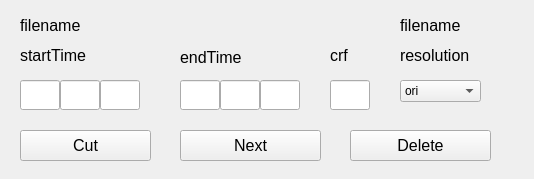
<?xml version="1.0" encoding="UTF-8"?>
<ui version="4.0">
 <class>setTime_win</class>
 <widget class="QWidget" name="setTime_win">
  <property name="geometry">
   <rect>
    <x>0</x>
    <y>0</y>
    <width>534</width>
    <height>179</height>
   </rect>
  </property>
  <property name="windowTitle">
   <string>setTime</string>
  </property>
  <widget class="QLabel" name="label_movName">
   <property name="geometry">
    <rect>
     <x>20</x>
     <y>10</y>
     <width>331</width>
     <height>30</height>
    </rect>
   </property>
   <property name="font">
    <font>
     <pointsize>12</pointsize>
     <weight>50</weight>
     <bold>false</bold>
    </font>
   </property>
   <property name="text">
    <string>filename</string>
   </property>
  </widget>
  <widget class="QLineEdit" name="lineEdit_st1">
   <property name="geometry">
    <rect>
     <x>20</x>
     <y>80</y>
     <width>40</width>
     <height>30</height>
    </rect>
   </property>
   <property name="font">
    <font>
     <pointsize>12</pointsize>
     <weight>50</weight>
     <bold>false</bold>
    </font>
   </property>
   <property name="maxLength">
    <number>600</number>
   </property>
  </widget>
  <widget class="QLineEdit" name="lineEdit_st2">
   <property name="geometry">
    <rect>
     <x>60</x>
     <y>80</y>
     <width>40</width>
     <height>30</height>
    </rect>
   </property>
   <property name="font">
    <font>
     <pointsize>12</pointsize>
     <weight>50</weight>
     <bold>false</bold>
    </font>
   </property>
   <property name="maxLength">
    <number>600</number>
   </property>
  </widget>
  <widget class="QLineEdit" name="lineEdit_st3">
   <property name="geometry">
    <rect>
     <x>100</x>
     <y>80</y>
     <width>40</width>
     <height>30</height>
    </rect>
   </property>
   <property name="font">
    <font>
     <pointsize>12</pointsize>
     <weight>50</weight>
     <bold>false</bold>
    </font>
   </property>
   <property name="maxLength">
    <number>600</number>
   </property>
  </widget>
  <widget class="QLineEdit" name="lineEdit_et3">
   <property name="geometry">
    <rect>
     <x>260</x>
     <y>80</y>
     <width>40</width>
     <height>30</height>
    </rect>
   </property>
   <property name="font">
    <font>
     <pointsize>12</pointsize>
     <weight>50</weight>
     <bold>false</bold>
    </font>
   </property>
   <property name="maxLength">
    <number>600</number>
   </property>
  </widget>
  <widget class="QLineEdit" name="lineEdit_et2">
   <property name="geometry">
    <rect>
     <x>220</x>
     <y>80</y>
     <width>40</width>
     <height>30</height>
    </rect>
   </property>
   <property name="font">
    <font>
     <pointsize>12</pointsize>
     <weight>50</weight>
     <bold>false</bold>
    </font>
   </property>
   <property name="maxLength">
    <number>600</number>
   </property>
  </widget>
  <widget class="QLineEdit" name="lineEdit_et1">
   <property name="geometry">
    <rect>
     <x>180</x>
     <y>80</y>
     <width>40</width>
     <height>30</height>
    </rect>
   </property>
   <property name="font">
    <font>
     <pointsize>12</pointsize>
     <weight>50</weight>
     <bold>false</bold>
    </font>
   </property>
   <property name="maxLength">
    <number>600</number>
   </property>
  </widget>
  <widget class="QPushButton" name="pushButton_cutVideo">
   <property name="geometry">
    <rect>
     <x>20</x>
     <y>130</y>
     <width>131</width>
     <height>31</height>
    </rect>
   </property>
   <property name="font">
    <font>
     <pointsize>12</pointsize>
     <weight>50</weight>
     <bold>false</bold>
    </font>
   </property>
   <property name="text">
    <string>Cut</string>
   </property>
  </widget>
  <widget class="QPushButton" name="pushButton_nextVideo">
   <property name="geometry">
    <rect>
     <x>180</x>
     <y>130</y>
     <width>141</width>
     <height>31</height>
    </rect>
   </property>
   <property name="font">
    <font>
     <pointsize>12</pointsize>
     <weight>50</weight>
     <bold>false</bold>
    </font>
   </property>
   <property name="text">
    <string>Next</string>
   </property>
  </widget>
  <widget class="QLabel" name="label_movName_2">
   <property name="geometry">
    <rect>
     <x>20</x>
     <y>40</y>
     <width>81</width>
     <height>30</height>
    </rect>
   </property>
   <property name="font">
    <font>
     <pointsize>12</pointsize>
     <weight>50</weight>
     <bold>false</bold>
    </font>
   </property>
   <property name="text">
    <string>startTime</string>
   </property>
  </widget>
  <widget class="QLabel" name="label_movName_3">
   <property name="geometry">
    <rect>
     <x>180</x>
     <y>42</y>
     <width>61</width>
     <height>30</height>
    </rect>
   </property>
   <property name="font">
    <font>
     <pointsize>12</pointsize>
     <weight>50</weight>
     <bold>false</bold>
    </font>
   </property>
   <property name="text">
    <string>endTime</string>
   </property>
  </widget>
  <widget class="QLineEdit" name="lineEdit_crf">
   <property name="geometry">
    <rect>
     <x>330</x>
     <y>80</y>
     <width>40</width>
     <height>30</height>
    </rect>
   </property>
   <property name="font">
    <font>
     <pointsize>12</pointsize>
     <weight>50</weight>
     <bold>false</bold>
    </font>
   </property>
   <property name="maxLength">
    <number>600</number>
   </property>
  </widget>
  <widget class="QLabel" name="label_movName_4">
   <property name="geometry">
    <rect>
     <x>330</x>
     <y>40</y>
     <width>31</width>
     <height>30</height>
    </rect>
   </property>
   <property name="font">
    <font>
     <pointsize>12</pointsize>
     <weight>50</weight>
     <bold>false</bold>
    </font>
   </property>
   <property name="text">
    <string>crf</string>
   </property>
  </widget>
  <widget class="QLabel" name="label_movName_5">
   <property name="geometry">
    <rect>
     <x>400</x>
     <y>40</y>
     <width>91</width>
     <height>30</height>
    </rect>
   </property>
   <property name="font">
    <font>
     <pointsize>12</pointsize>
     <weight>50</weight>
     <bold>false</bold>
    </font>
   </property>
   <property name="text">
    <string>resolution</string>
   </property>
  </widget>
  <widget class="QComboBox" name="comboBox_resolution">
   <property name="geometry">
    <rect>
     <x>400</x>
     <y>80</y>
     <width>81</width>
     <height>22</height>
    </rect>
   </property>
   <item>
    <property name="text">
     <string>ori</string>
    </property>
   </item>
   <item>
    <property name="text">
     <string>720*405</string>
    </property>
   </item>
   <item>
    <property name="text">
     <string>1024*540</string>
    </property>
   </item>
   <item>
    <property name="text">
     <string>1280*720</string>
    </property>
   </item>
   <item>
    <property name="text">
     <string>1920*1080</string>
    </property>
   </item>
  </widget>
  <widget class="QLabel" name="label_movNameP">
   <property name="geometry">
    <rect>
     <x>400</x>
     <y>10</y>
     <width>91</width>
     <height>30</height>
    </rect>
   </property>
   <property name="font">
    <font>
     <pointsize>12</pointsize>
     <weight>50</weight>
     <bold>false</bold>
    </font>
   </property>
   <property name="text">
    <string>filename</string>
   </property>
  </widget>
  <widget class="QPushButton" name="pushButton_delete">
   <property name="geometry">
    <rect>
     <x>350</x>
     <y>130</y>
     <width>141</width>
     <height>31</height>
    </rect>
   </property>
   <property name="font">
    <font>
     <pointsize>12</pointsize>
     <weight>50</weight>
     <bold>false</bold>
    </font>
   </property>
   <property name="text">
    <string>Delete</string>
   </property>
  </widget>
 </widget>
 <resources/>
 <connections/>
</ui>
